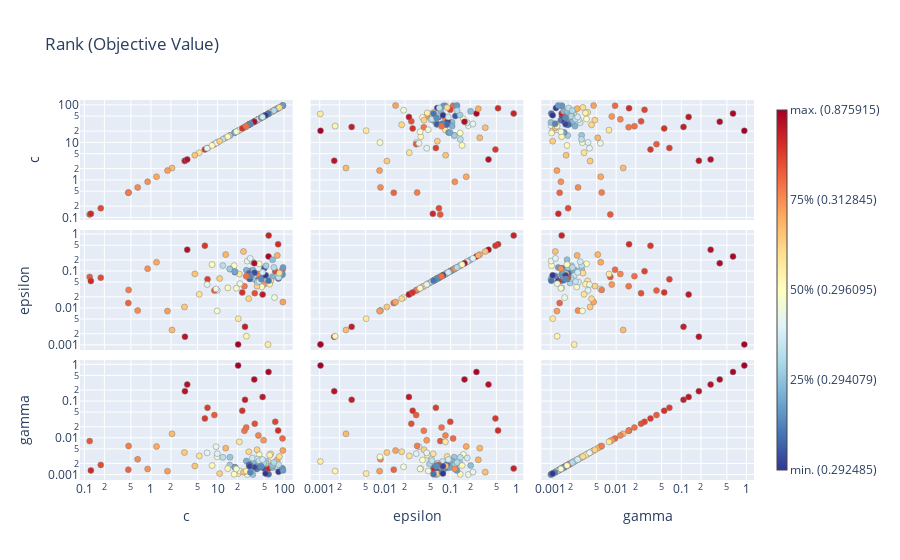

The notebook cell this image was saved under:
### Code cell
optimization_plots(study_svr)
